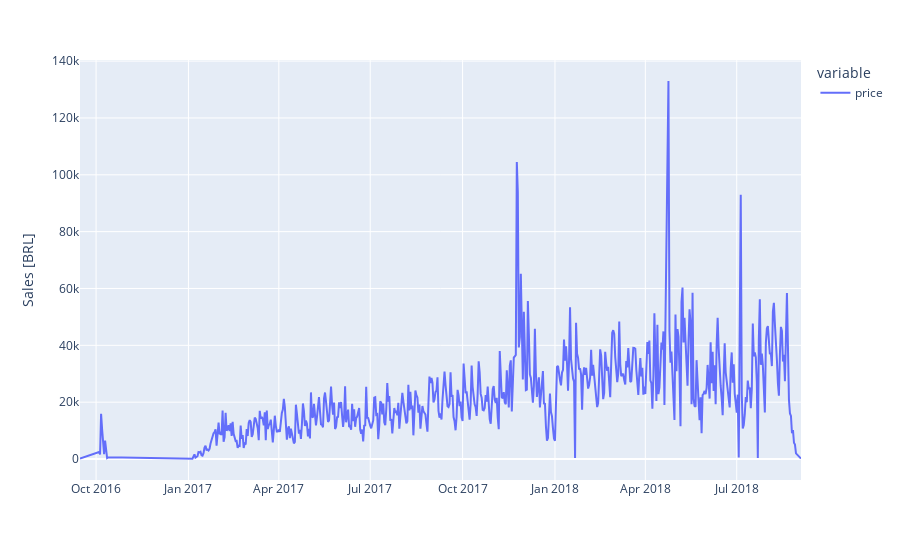

Here is the notebook cell this chart was saved with:
### Code cell
fig = px.line(tmp_grouped, labels={"value": "Sales [BRL]", "date":""})
fig.show()

### Figure 1 — Plotly figure (JSON) as saved in the notebook; plotly's stock layout.template omitted (floating-point values rounded to 4 significant figures; data arrays with more than 128 entries replaced by an {"elided": "..."} marker saying what was removed)
{"data": [{"hovertemplate": "variable=price<br>=%{x}<br>Sales [BRL]=%{y}<extra></extra>", "legendgroup": "price", "line": {"color": "#636efa", "dash": "solid"}, "marker": {"symbol": "circle"}, "mode": "lines", "name": "price", "orientation": "v", "showlegend": true, "type": "scatter", "x": {"elided": "610 str values"}, "xaxis": "x", "y": {"elided": "610 float values"}, "yaxis": "y"}], "layout": {"legend": {"title": {"text": "variable"}, "tracegroupgap": 0}, "margin": {"t": 60}, "xaxis": {"anchor": "y", "domain": [0, 1], "title": {"text": ""}}, "yaxis": {"anchor": "x", "domain": [0, 1], "title": {"text": "Sales [BRL]"}}}}
